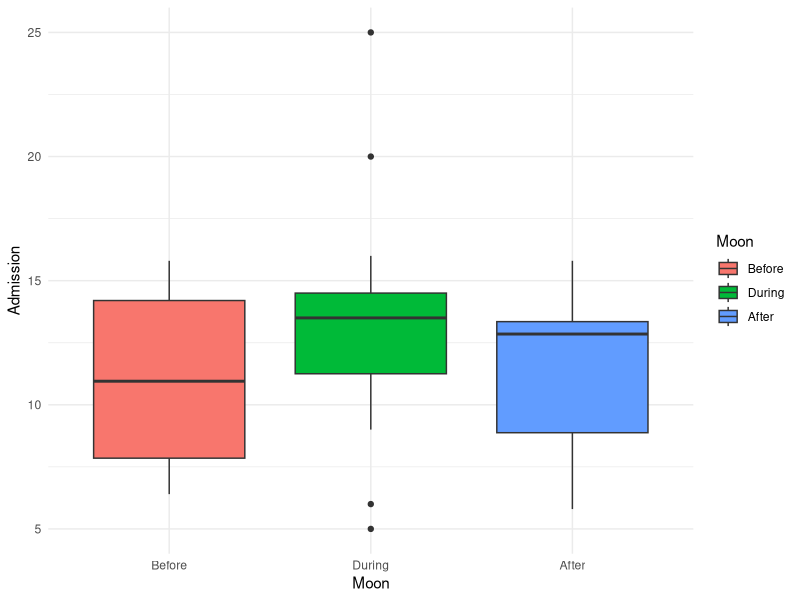
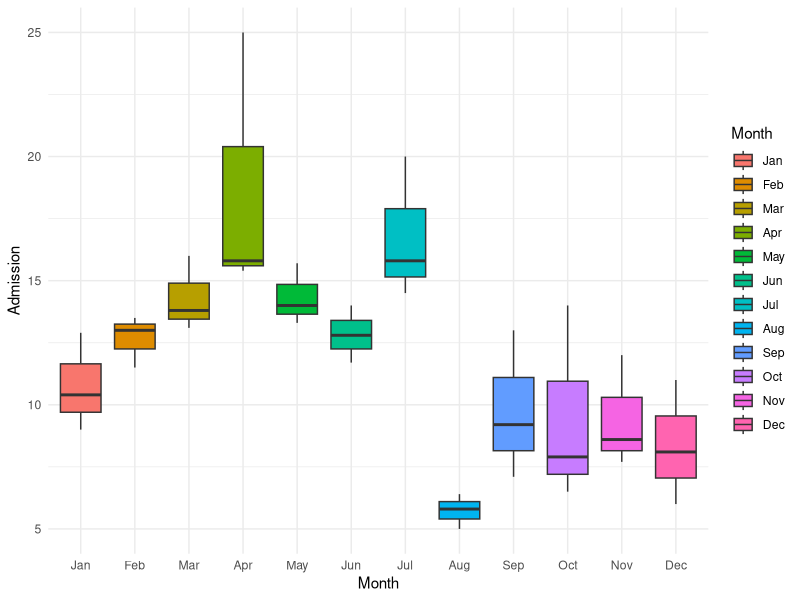
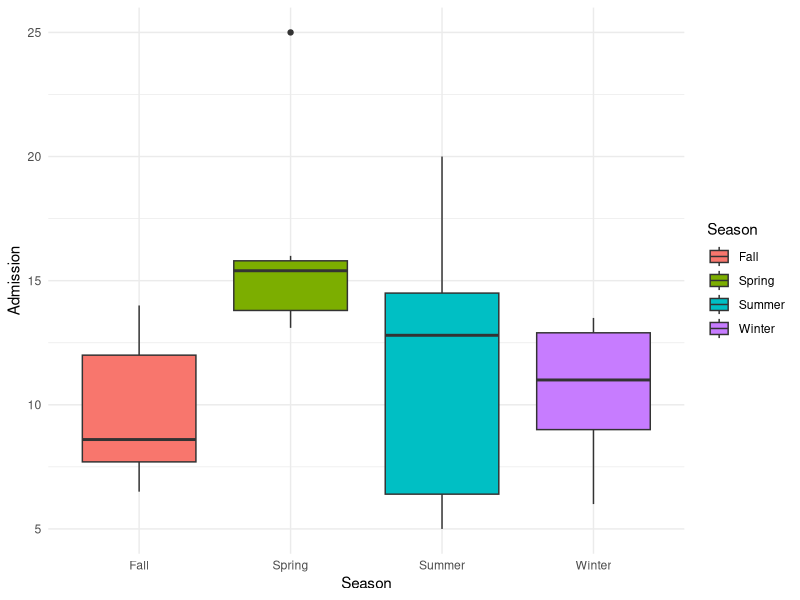
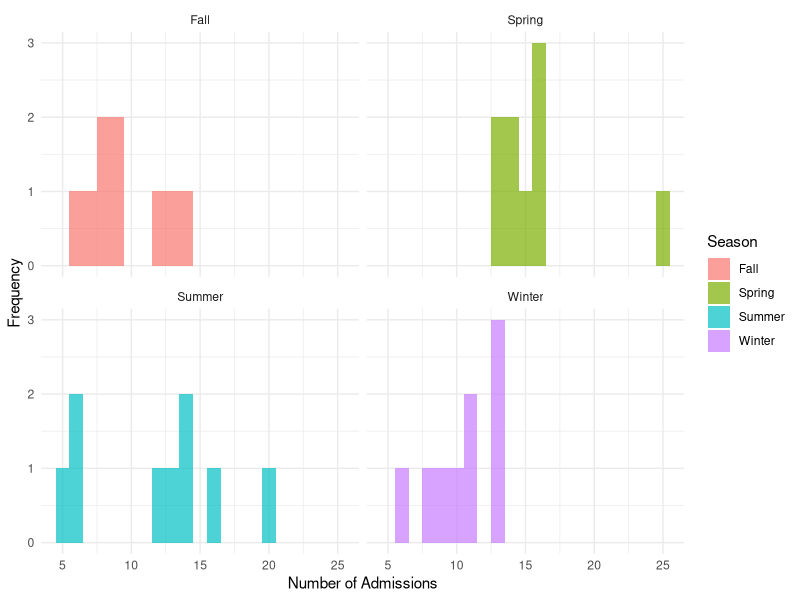

Reproduce these figures in R, in order.
## ---- chunk 1
# limiting figure size and preventing code from appearing outside appendix.
knitr::opts_chunk$set(echo = FALSE, fig.width=7)
library(tidyverse)
library(car)
## ---- chunk 2
# load dataset...

MentalHealth <- read_csv("MentalHealth.csv", show_col_types = FALSE)

# defining the month order
month_order <- c("Jan", "Feb", "Mar", "Apr", "May", "Jun", 
                 "Jul", "Aug", "Sep", "Oct", "Nov", "Dec")
# defining the lunar order
moon_order <- c("Before", "During", "After")

# converting month and moon columns to factors with specified levels
MentalHealth <- MentalHealth %>%
  mutate(Moon = factor(Moon, levels = moon_order),
         Month = factor(Month, levels = month_order))

# only displaying the first few rows of data...
head(MentalHealth)

## ---- chunk 3
# grouping by lunar phase
ggplot(MentalHealth, aes(x = Moon, y = Admission, fill = Moon)) +
  geom_boxplot() +
  theme_minimal()
## ---- chunk 4
# grouping by month
ggplot(MentalHealth, aes(x = Month, y = Admission, fill = Month)) +
  geom_boxplot() +
  theme_minimal()
## ---- chunk 5
MentalHealth <- MentalHealth %>%
  mutate(Season = case_when(
    Month %in% c("Dec", "Jan", "Feb") ~ "Winter",
    Month %in% c("Mar", "Apr", "May") ~ "Spring",
    Month %in% c("Jun", "Jul", "Aug") ~ "Summer",
    Month %in% c("Sep", "Oct", "Nov") ~ "Fall"))


# Sum admissions by Month and Moon Phase
#contingency_table1 <- xtabs(Admission ~ Month + Moon, data = MentalHealth)
contingency_table <- xtabs(Admission ~ Season + Moon, data = MentalHealth)

# Print the contingency table
#print(contingency_table1)
print(contingency_table)

## ---- chunk 6
# grouping by season
ggplot(MentalHealth, aes(x = Season, y = Admission, fill = Season)) +
  geom_boxplot() +
  theme_minimal()
## ---- chunk 7
# Load necessary library
#library(ggplot2)

# check number of observations per season
MentalHealth %>% group_by(Season) %>%  summarize("Observation Count" = n())

# Create histograms for each season
ggplot(MentalHealth, aes(x = Admission, fill = Season)) +
  geom_histogram(binwidth = 1, alpha = 0.7) +
  facet_wrap(~ Season) +
  labs(x = "Number of Admissions",
       y = "Frequency") +
  theme_minimal()

## ---- chunk 8
# checking homogeneity of variance
leveneTest(Admission ~ Moon * Season, data = MentalHealth)
## ---- chunk 9
# starting with ANOVA
anova_model <- aov(Admission ~ Moon * Season, data = MentalHealth)
summary(anova_model)
## ---- chunk 10
# checking normality of residuals in anova
shapiro.test(residuals(anova_model))  # Shapiro-Wilk test
## ---- chunk 11
# 
TukeyHSD(anova_model)
## ---- chunk 12
# testing difference in means between two most starkly different variables.

# testing difference between Fall and Spring
t.test(Admission ~ Season,
       data = subset(MentalHealth, Season %in% c("Fall", "Spring")),
       var.equal = TRUE)

# testing difference between Winter and Spring
t.test(Admission ~ Season,
       data = subset(MentalHealth,Season %in% c("Winter", "Spring")),
       var.equal = TRUE)

